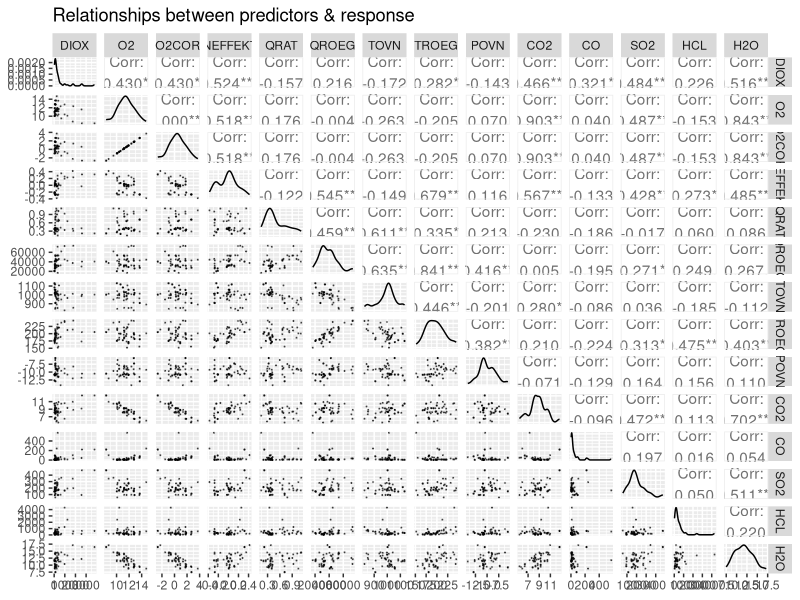
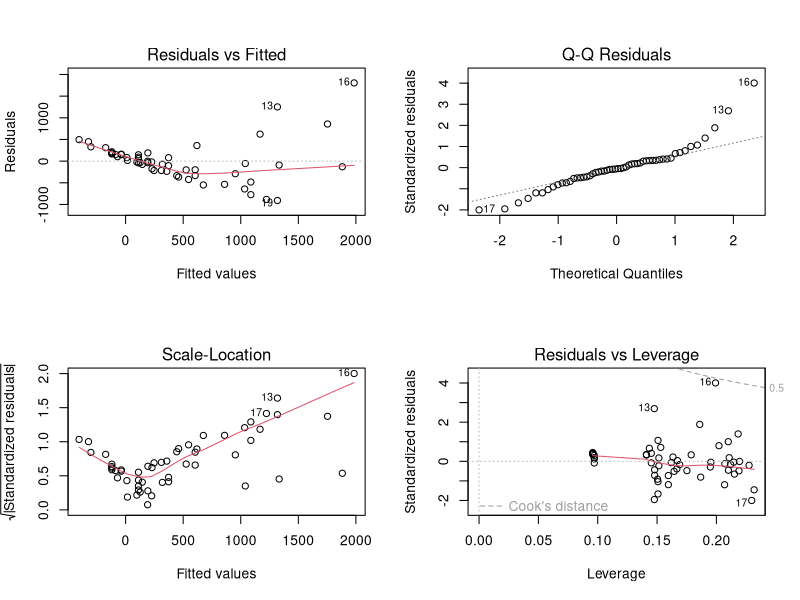
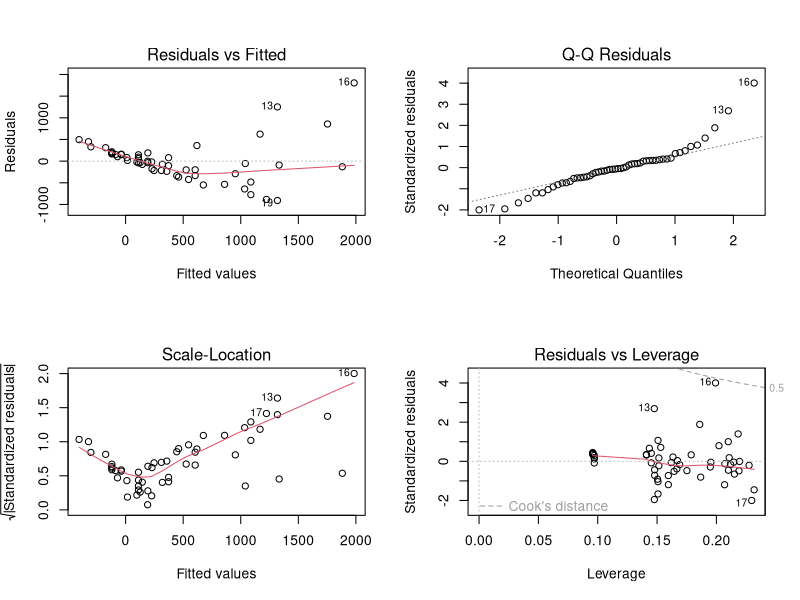
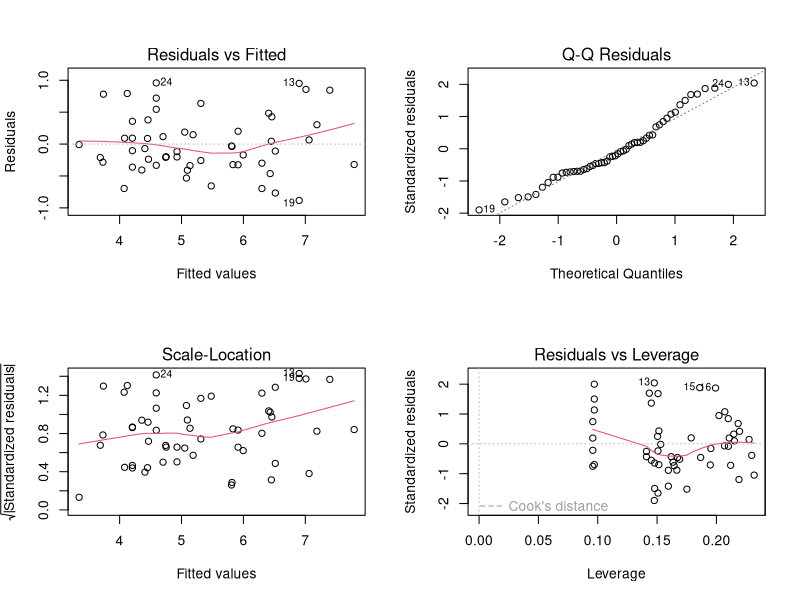

These charts were generated, in order, by the following R code: (Note: this script raises an error after producing the figures.)
### Load libraries
rm(list=ls())
library( GGally)
library(car)
library(caret)
library(nlme)

### Load data and check data types
dat = read.csv("dioxin.csv", header = TRUE, sep = ",")
print(sapply(dat, typeof))

# Convert categorical variables to factor variables
dat <- as.data.frame(unclass(dat), stringsAsFactors = TRUE)
dat$TIME = as.factor(dat$TIME)

# Fill in the two NA PRSEK values
dat$PRSEK[15:16] = c("L","L")

# Remove remaining observations with NA values and check that
# data has been altered as expected
print(dim(dat))
print(sum(is.na(dat)))
dat <- na.omit(dat)
print(dim(dat))
print(sum(is.na(dat)))
print(sapply(dat, typeof))
attach(dat)

### Deprecated KNN fill-in of NA values
# m = colMeans(data[c(1:2,9:21)], na.rm = T)
# std = sapply(data[,c(1:2,9:21)],sd, na.rm = T)
# preproc = preProcess(data, method = "knnImpute")
# dat = predict(preproc, data)
# dat$PRSEK[15:16] = c("L","L")
# sum(is.na(dat))
# m = unname(m)
# std = unname(std)
# rep.row<-function(x,n){
#   matrix(rep(x,each=n),nrow=n)
# }
# m = rep.row(m, 57)
# std = rep.row(std, 57)
# dat[,c(1:2,9:21)] = dat[,c(1:2,9:21)]*std + m


### EXERCISE 1 (Not complete in this script)
# Plot predictors and response
ggpairs(data = dat, columns = c(2,9:21), title ="Relationships between predictors & response",
       lower = list(continuous=wrap("points", alpha = 0.5, size=0.1)))


### EXERCISE 2
# Fit initial model
mod_1 = lm(DIOX ~ PLANT + TIME + LAB + LOAD + OXYGEN + PRSEK, data = dat)
summary(mod_1)
par(mfrow=c(2,2))
plot(mod_1)


#saveFig <- TRUE
#if(saveFig == TRUE){pdf("log_MODEL1_residuals.pdf", width = 10*0.8, height = 6*0.8)}
#plot(mod_1)
#if(saveFig == TRUE){dev.off()}
#saveFig <- FALSE

######################################################################
# Issues with NA parameter estimates due to singularities ->
# Investigate colinearity with the alias function
alias(mod_1)

# Colinearity between LOADN and OXYGENN/PRSEKN.
# One possible reason: Observations with identical explanatory variables but
#                      different response values due to the limited amount of
#                      variables considered
# Solution: Remove observations with identical explanatory variables
# (Reconsider if this is necessary or even "correct" to do)
dat_2 <- dat[c("DIOX", "PLANT", "TIME", "LAB", "LOAD", "OXYGEN", "PRSEK")]
dat_2 <- dat_2[!duplicated(dat_2[c("PLANT", "TIME", "LAB", "LOAD", "OXYGEN", "PRSEK")]), ]
mod_2 <- lm(DIOX ~ PLANT + TIME + LAB + LOAD + OXYGEN + PRSEK, data = dat_2)
summary(mod_2)
alias(mod_2)
######################################################################
# Issue is still present because LOAD, PRSEK and OXYGEN are always N at
# the same time - meaning they are perfectly colinear.
# Solution: Ignore it as the LOADN variable takes care of it?

par(mfrow=c(2,2))
plot(mod_1)
#bad model, studentized residuals are monotone
#based on the plots, we try a log-transform on DIOX
mod_1_tr = lm(log(DIOX) ~ PLANT + TIME + LAB   + OXYGEN +LOAD+ PRSEK, data = dat)
summary(mod_1_tr)
par(mfrow=c(2,2))
plot(mod_1_tr)

saveFig <- TRUE
if(saveFig == TRUE){pdf("log_MODEL1_residuals.pdf", width = 10*0.8, height = 10*0.8)}
par(mfrow=c(2,2))
plot(mod_1_tr)
if(saveFig == TRUE){dev.off()}
saveFig <- FALSE


#anova(mod_1_tr) ## Type I
Anova(mod_1_tr,type="II")
#drop1(mod_1_tr,test="F")
fit1 <- update(mod_1_tr,.~.-PRSEK)
#drop1(fit1,test="F")
Anova(fit1,type="II")
summary(fit1)

saveFig <- TRUE
if(saveFig == TRUE){pdf("finalMODEL1_residuals.pdf", width = 10*0.8, height = 10*0.8)}
par(mfrow=c(2,2))
plot(fit1)

anova(mod_1_tr, fit1) #same result that we got in model reduction

confint(fit1)

save(fit1, file = 'model_ex2.rds')
#### END OF 2


## START OF 3
mod_1 = lm(DIOX ~ PLANT + TIME + LAB +  O2COR + NEFFEKT + QRAT, data = dat)
par(mfrow=c(2,2))
plot(mod_1)

saveFig <- TRUE
if(saveFig == TRUE){pdf("finalMODEL2_residuals.pdf", width = 10*0.8, height = 10*0.8)}
par(mfrow=c(2,2))
plot(mod_2rev)
if(saveFig == TRUE){dev.off()}
saveFig <- FALSE

mod_1rev = lm(log(DIOX) ~ PLANT + TIME + LAB +  O2COR + NEFFEKT + QRAT, data = dat)
summary(mod_1rev)
par(mfrow=c(2,2))
plot(mod_1rev)
#anova(mod_1rev) ## Type I
Anova(mod_1rev,type="II")
#drop1(mod_1rev,test="F")
mod_2rev <- update(mod_1rev,.~.-QRAT)
#drop1(mod_2rev,test="F")
Anova(mod_2rev,type="II")
summary(mod_2rev)
par(mfrow=c(2,2))
plot(mod_2rev)
save(mod_2rev, file="model_ex3.rds")

mod_2rev
### END OF 3

### START OF 4
attach(dat)
new_data = data.frame(PLANT = factor("RENO_N", levels = levels(PLANT)), TIME = factor("1", levels = levels(TIME)), LAB = factor("KK", levels = levels(LAB)),O2COR =c(0.5), NEFFEKT = c(-0.01))
diox_pred = predict(mod_2rev, newdata = new_data, interval = "confidence", se = TRUE)
diox_pred$fit
#should we talk about that (DIFFERENCE WITH AKAIKE)
### END OF 4

### START OF 5
# REDUCE NEFFEKT

### END OF 5


### START OF 6

#CONSIDERATIONS
#ANOVA FOR FUN

### END OF 6

### START OF 7




##
dev.new()
#Complete model

mod = lm(log(DIOX) ~ PLANT + TIME + LAB  #BLOCKS
         + O2COR + NEFFEKT + QRAT #ACTIVE
         + QROEG + TOVN + TROEG + POVN + CO2 + CO + SO2 + HCL + H2O #PASSIVE
         + PLANT:O2COR #INTERACTION PLANT O2
         + O2COR:CO2 + O2COR:H2O #INTERACTION O2 PASSIVE
         + TROEG:QROEG + CO2:H2O + QROEG:TOVN #INTERATION PASSIVE
         , data = dat)
summary(mod)

saveFig<- TRUE
if(saveFig == TRUE){pdf("MODEL7_UNREDUCED.pdf", width = 10*0.8, height = 10*0.8)}
par(mfrow=c(2,2))
plot(mod)
if(saveFig == TRUE){dev.off()}
Anova(mod,type="II")
drop1(mod,test="F")
mod2 <- update(mod,.~.-POVN)
drop1(mod2,test="F")
mod3 <- update(mod2,.~.-QRAT)
drop1(mod3,test="F")
mod4 <- update(mod3,.~.-CO)
drop1(mod4,test="F")
mod5 <- update(mod4,.~.-PLANT:O2COR)
drop1(mod5,test="F")
mod6 <- update(mod5,.~.-QROEG:TOVN)
drop1(mod6,test="F")
mod7 <- update(mod6,.~.-QROEG:TROEG)
drop1(mod7,test="F")
mod8 <- update(mod7,.~.-QROEG)
drop1(mod8,test="F")
mod9 <- update(mod8,.~.-TROEG)
drop1(mod9,test="F")
mod10 <- update(mod9,.~.-TOVN)
drop1(mod10,test="F")
mod11 <- update(mod10,.~.-O2COR:H2O)
drop1(mod11,test="F")
mod12 <- update(mod11,.~.-O2COR:CO2)
drop1(mod12,test="F")
mod13 <- update(mod12,.~.-CO2:H2O)
drop1(mod13,test="F")
mod14 <- update(mod13,.~.-H2O)
drop1(mod14,test="F")
mod15 <- update(mod14,.~.-CO2)
drop1(mod15,test="F")
summary(mod15)
if(saveFig == TRUE){pdf("MODEL7_REDUCED.pdf", width = 10*0.8, height = 10*0.8)}
par(mfrow=c(2,2))
plot(mod15)
if(saveFig == TRUE){dev.off()}
anova(mod, mod15)
hist( mod15$residuals, 10, probability = TRUE, col = 'lavender', main = 'residuals' )
X = model.matrix( mod15)
lev = hat(X)
p = mod15$rank;
n = length(DIOX);
plot( mod15$fitted.values, lev, ylab = "Leverages", main = "Plot of Leverages",
      pch = 16, col = 'black' )
abline( h = 2 * p/n, lty = 2, col = 'red' )
watchout_points_lev = lev[ which( lev > 2 * p/n ) ]
watchout_ids_lev = seq_along( lev )[ which( lev > 2 * p/n ) ]
points( mod$fitted.values[ watchout_ids_lev ], watchout_points_lev, col = 'red', pch = 16 )

# RESIDUAL ANALYSIS
gs = summary(mod15)
res_std = mod15$residuals/sd(DIOX)
watchout_ids_rstd = which( abs( res_std ) > 2 )
watchout_rstd = res_std[ watchout_ids_rstd ]
watchout_rstd
plot( mod15$fitted.values, res_std, ylab = "Standardized Residuals", main = "Standardized Residuals" )
abline( h = c(-2,2), lty = 2, col = 'orange' )
points( mod15$fitted.values[watchout_ids_rstd],
        res_std[watchout_ids_rstd], col = 'red', pch = 16 )
points( mod15$fitted.values[watchout_ids_lev],
        res_std[watchout_ids_lev], col = 'orange', pch = 16 )
legend('topright', col = c('red','orange'),
       c('Standardized Residuals', 'Leverages'), pch = rep( 16, 2 ), bty = 'n' )
# Studentized residuals
stud = rstudent( mod15 )
watchout_ids_stud = which( abs( stud ) > 2 )
watchout_stud = stud[ watchout_ids_stud ]
plot( mod15$fitted.values, stud, ylab = "Studentized Residuals", main = "Studentized Residuals", pch = 16 )
points( mod15$fitted.values[watchout_ids_stud],
        stud[watchout_ids_stud], col = 'pink', pch = 16 )
points( mod15$fitted.values[watchout_ids_lev],
        stud[watchout_ids_lev], col = 'orange', pch = 16 )
abline( h = c(-2,2), lty = 2, col = 'orange' )
legend('topright', col = c('pink','orange'),
       c('Studentized Residual', 'Leverages'), pch = rep( 16, 3 ), bty = 'n' )

# Cook Distance
Cdist = cooks.distance( mod15 )
watchout_ids_Cdist = which( Cdist > 4/(n-p) )
watchout_Cdist = Cdist[ watchout_ids_Cdist ]
watchout_Cdist
if(saveFig == TRUE){pdf("Influe.pdf", width = 10*0.8, height = 10*0.8)}
par( mfrow = c( 1, 3 ) )
plot( mod15$fitted.values, Cdist, pch = 16, xlab = 'Fitted values',
      ylab = 'Cooks Distance', main = 'Cooks Distance' )
points( mod15$fitted.values[ watchout_ids_Cdist ], Cdist[ watchout_ids_Cdist ],
        col = 'green', pch = 16 )
plot( mod15$fitted.values, stud, pch = 16, xlab = 'Fitted values',
      ylab = 'Studentized Residuals', main = 'Studentized Residuals' )
points( mod15$fitted.values[ watchout_ids_stud ], stud[ watchout_ids_stud ],
        col = 'pink', pch = 16 )
plot( mod15$fitted.values, lev, pch = 16, xlab = 'Fitted values',
      ylab = 'Leverages', main = 'Leverages' )

points( mod13$fitted.values[ watchout_ids_lev ], lev[ watchout_ids_lev ],
        col = 'orange', pch = 16 )
if(saveFig == TRUE){dev.off()}

id_to_keep = !( 1:n %in% watchout_ids_Cdist )

gl = lm( log(DIOX) ~ PLANT + TIME + LAB + O2COR + NEFFEKT + SO2 + HCL, dat[ id_to_keep, ] )
summary( gl )
par(mfrow=c(2,2))
logLik(gl)
plot(gl)
par(mfrow=c(2,2))
plot(mod15)
logLik(mod15)
summary(mod15)

#the improvement obtained not considering the points violating the CookDistance 
# "boundary" is not worth it. We had a good model even before.

attach(dat)

yhat = predict(mod15,dat, type = "response")

V = varIdent(form = ~1|LAB)
mo = gls(log(DIOX) ~ PLANT + TIME + LAB + O2COR + NEFFEKT + SO2 + HCL, data = dat,
    weights = V, method = "ML")
intervals(mo)
summary(mod15)
summary(mo)

l<-function(sigma){
  v = as.numeric(dat$LAB=="KK")
  v[dat$LAB=="KK"] = sigma[1]
  v[dat$LAB!="KK"] = sigma[2]
  
  -sum(dnorm(log(dat$DIOX), yhat, v, log = T))
}

nlminb(c(1,4), l, lower=c(0, 0), upper=c(Inf, Inf))
logLik(mod15)
anova(mo,mod15)


# BONUS---> REDUCE MODEL WITH AIC/BIC
modela = step( mod, direction = "backward" , k = 2, trace = T);
summary(modela) #0.8861 r SQ
drop1(modela, test = "F")
modelb = step( mod, direction = "backward" , k = log(n), trace = T);
summary(modelb) #0.8744
drop1(modelb, test = "F")
summary(mod15) #0.8596
anova(modela, modelb, mod15) 
#our model is significantly different than the ones obtained with AIC/BIC
#when it comes to anova test (nested models)
#But R^2 is not that different


### END OF 7
